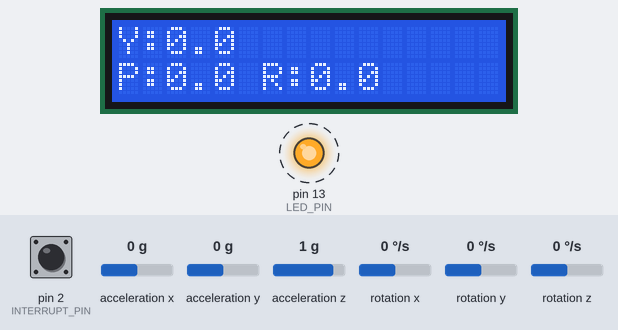
Simulated run of this program. Board: Arduino Nano, built with avr-gcc and run on an emulated ATmega328P. On the bench: 16×2 character LCD, output pins drawn as LEDs (lit = HIGH). Dashed ring = blinking. The inputs (shaded band) are chosen by the test bench; at power-on: rotation z 0 °/s, acceleration x 0 g, acceleration y 0 g, acceleration z 1 g, pin 2 (INTERRUPT_PIN) LOW, rotation x 0 °/s, rotation y 0 °/s. The sensor or clock chip raises its interrupt line as the real part does; what the program prints to the serial monitor is not drawn.

Above: at 1.7 s.
1.8 s: rotation z set to -192 °/s
At 3.4 s:
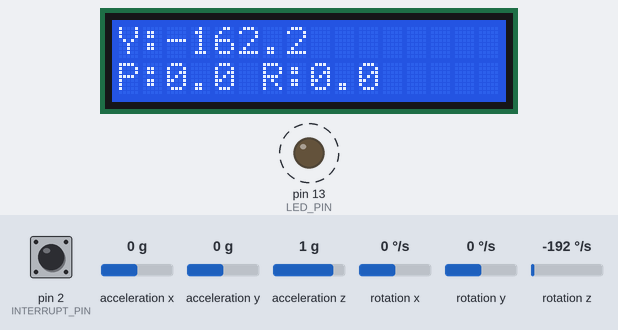
4.1 s: acceleration x set to -1.4 g
At 6.1 s:
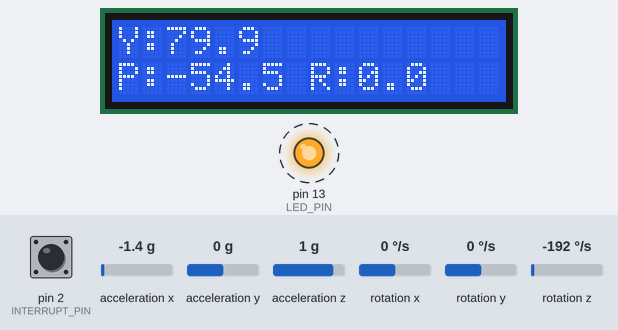
6.2 s: acceleration y set to -1.4 g
At 8.2 s:
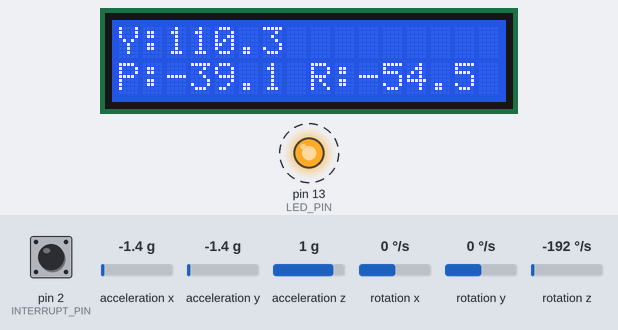
8.3 s: acceleration z set to -1.4 g
At 10.2 s:
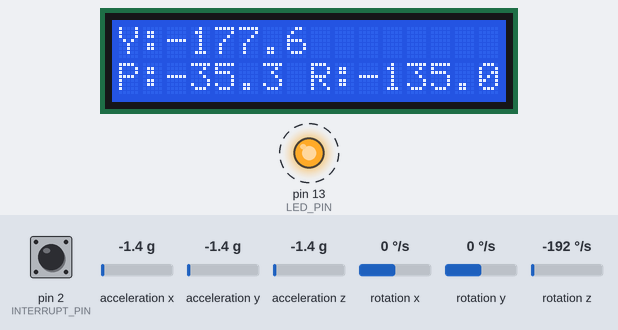
10.3 s: acceleration x set to -0.8 g
At 12.7 s:
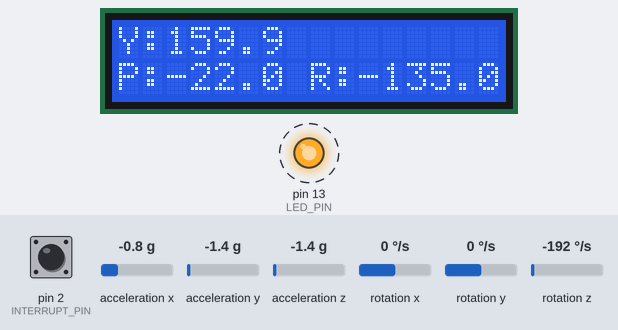
Timing chart, 0 to 13.4 s (numbered marks = the images above; inputs shaded):
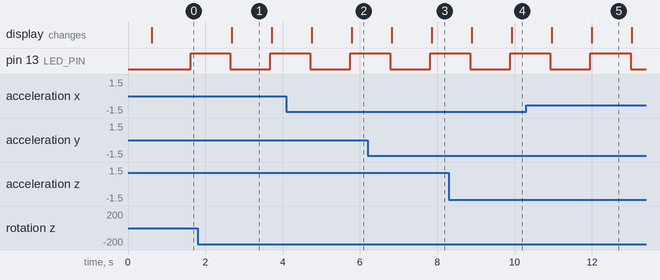

The program:

main.cpp
```cpp
#include "I2Cdev.h"
#include "MPU6050_6Axis_MotionApps20.h"
#include <Wire.h>
#include <LiquidCrystal_I2C.h>

MPU6050 mpu;
#define OUTPUT_READABLE_YAWPITCHROLL
#define INTERRUPT_PIN 2  // use pin 2 on Arduino Uno & most boards
#define LED_PIN 13 // (Arduino is 13, Teensy is 11, Teensy++ is 6)
bool blinkState = false;

// MPU control/status vars
bool dmpReady = false;  // set true if DMP init was successful
uint8_t mpuIntStatus;   // holds actual interrupt status byte from MPU
uint8_t devStatus;      // return status after each device operation (0 = success, !0 = error)
uint16_t packetSize;    // expected DMP packet size (default is 42 bytes)
uint16_t fifoCount;     // count of all bytes currently in FIFO
uint8_t fifoBuffer[64]; // FIFO storage buffer

// orientation/motion vars
Quaternion q;           // [w, x, y, z]         quaternion container
VectorInt16 aa;         // [x, y, z]            accel sensor measurements
VectorInt16 aaReal;     // [x, y, z]            gravity-free accel sensor measurements
VectorInt16 aaWorld;    // [x, y, z]            world-frame accel sensor measurements
VectorFloat gravity;    // [x, y, z]            gravity vector
float euler[3];         // [psi, theta, phi]    Euler angle container
float ypr[3];           // [yaw, pitch, roll]   yaw/pitch/roll container and gravity vector

// LCD I2C
LiquidCrystal_I2C lcd(0x27, 16, 2); // Adjust the address according to your setup

// ================================================================
// ===               INTERRUPT DETECTION ROUTINE                ===
// ================================================================

volatile bool mpuInterrupt = false;     // indicates whether MPU interrupt pin has gone high
void dmpDataReady() {
    mpuInterrupt = true;
}

// ================================================================
// ===                      INITIAL SETUP                       ===
// ================================================================

void setup() {
    // join I2C bus (I2Cdev library doesn't do this automatically)
    Wire.begin();
    Wire.setClock(400000); // 400kHz I2C clock. Comment this line if having compilation difficulties

    // initialize serial communication
    Serial.begin(115200);
    while (!Serial); // wait for Leonardo enumeration, others continue immediately

    // initialize device
    Serial.println(F("Initializing I2C devices..."));
    mpu.initialize();
    pinMode(INTERRUPT_PIN, INPUT);

    // verify connection

    Serial.println(F("Testing device connections..."));
    Serial.println(mpu.testConnection() ? F("MPU6050 connection successful") : F("MPU6050 connection failed"));

    // initialize LCD
    lcd.begin(16, 2, LCD_5x8DOTS);
    lcd.backlight();
    lcd.clear();

    lcd.setCursor(0, 0);
    lcd.print("Y:");
    lcd.setCursor(0, 1);
    lcd.print("P:       R:");

    // wait for ready
    // Serial.println(F("\nSend any character to begin DMP programming and demo: "));
    // while (Serial.available() && Serial.read()); // empty buffer
    // while (!Serial.available());                 // wait for data
    // while (Serial.available() && Serial.read()); // empty buffer again

    // load and configure the DMP
    Serial.println(F("Initializing DMP..."));
    devStatus = mpu.dmpInitialize();

    // supply your own gyro offsets here, scaled for min sensitivity
    mpu.setXGyroOffset(220);
    mpu.setYGyroOffset(76);
    mpu.setZGyroOffset(-85);
    mpu.setZAccelOffset(1788); // 1688 factory default for my test chip

    // make sure it worked (returns 0 if so)
    if (devStatus == 0) {
        // Calibration Time: generate offsets and calibrate our MPU6050
        mpu.CalibrateAccel(6);
        mpu.CalibrateGyro(6);
        mpu.PrintActiveOffsets();
        // turn on the DMP, now that it's ready
        Serial.println(F("Enabling DMP..."));
        mpu.setDMPEnabled(true);

        // enable Arduino interrupt detection
        Serial.print(F("Enabling interrupt detection (Arduino external interrupt "));
        Serial.print(digitalPinToInterrupt(INTERRUPT_PIN));
        Serial.println(F(")..."));
        attachInterrupt(digitalPinToInterrupt(INTERRUPT_PIN), dmpDataReady, RISING);
        mpuIntStatus = mpu.getIntStatus();


        // set our DMP Ready flag so the main loop() function knows it's okay to use it
        Serial.println(F("DMP ready! Waiting for first interrupt..."));
        dmpReady = true;

        // get expected DMP packet size for later comparison
        packetSize = mpu.dmpGetFIFOPacketSize();
    } else {
        // ERROR!
        // 1 = initial memory load failed
        // 2 = DMP configuration updates failed
        // (if it's going to break, usually the code will be 1)
        Serial.print(F("DMP Initialization failed (code "));
        Serial.print(devStatus);
        Serial.println(F(")"));
    }

    // configure LED for output
    pinMode(LED_PIN, OUTPUT);
}

// ================================================================
// ===                    MAIN PROGRAM LOOP                     ===
// ================================================================

// Adjusted version of the loop to slow down LCD updates for readability

void loop() {
  // if programming failed, don't try to do anything
  if (!dmpReady) return;

  // read a packet from FIFO
  if (mpu.dmpGetCurrentFIFOPacket(fifoBuffer)) { // Get the Latest packet
    mpu.dmpGetQuaternion(&q, fifoBuffer);
    mpu.dmpGetGravity(&gravity, &q);
    mpu.dmpGetYawPitchRoll(ypr, &q, &gravity);

    // Convert yaw, pitch, and roll from radians to degrees
    float yaw = ypr[0] * 180 / M_PI;
    float pitch = ypr[1] * 180 / M_PI;
    float roll = ypr[2] * 180 / M_PI;

    // Print to Serial Monitor
    Serial.print("Yaw: "); Serial.print(yaw);
    Serial.print("\tPitch: "); Serial.print(pitch);
    Serial.print("\tRoll: "); Serial.println(roll);

    // Display on LCD - Adjusted to slow down updates for readability
    lcd.clear(); // Clear the LCD to update the values without overlap
    lcd.setCursor(0, 0); // Set cursor to the beginning of the first line
    lcd.print("Y:"); lcd.print(yaw, 1); // Print Yaw
    lcd.setCursor(0, 1); // Move to the beginning of the second line
    lcd.print("P:"); lcd.print(pitch, 1); // Print Pitch
    lcd.print(" R:"); lcd.print(roll, 1); // Print Roll, ensuring there's a space before "R:"

    // Slow down the update rate to once per second for readability
    delay(1000); // Delay for 1000 milliseconds (1 second)

    // blink LED to indicate activity
    blinkState = !blinkState;
    digitalWrite(LED_PIN, blinkState);
  }
}
```

Measured:
- after the input at 1.8 s, the display: changes after 0.88 s (image 1)
- what the display in image 1 shows lasts 1.0 s, from 2.7 s to 3.7 s
